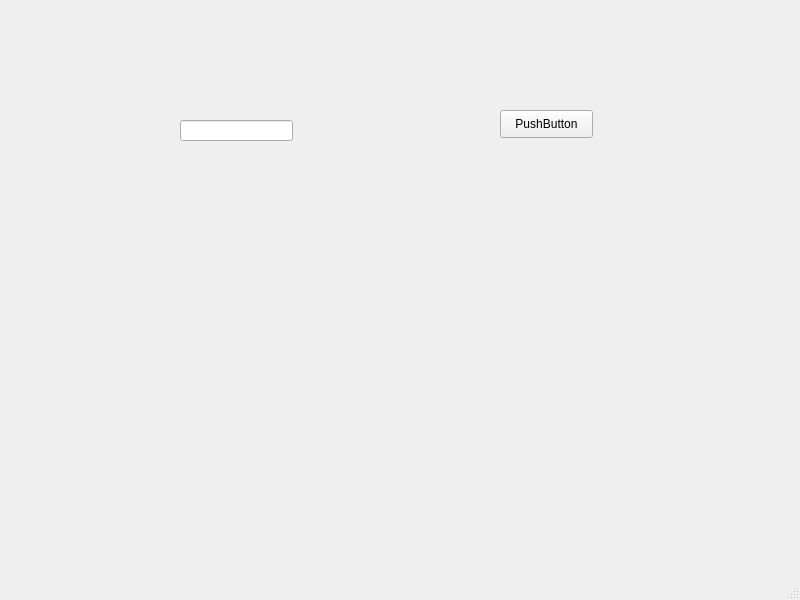
<?xml version="1.0" encoding="UTF-8"?>
<ui version="4.0">
 <class>ManagerWidget</class>
 <widget class="QMainWindow" name="ManagerWidget">
  <property name="geometry">
   <rect>
    <x>0</x>
    <y>0</y>
    <width>800</width>
    <height>600</height>
   </rect>
  </property>
  <property name="windowTitle">
   <string>MainWindow</string>
  </property>
  <widget class="QWidget" name="centralwidget">
   <widget class="QPushButton" name="pushButton">
    <property name="geometry">
     <rect>
      <x>500</x>
      <y>110</y>
      <width>93</width>
      <height>28</height>
     </rect>
    </property>
    <property name="text">
     <string>PushButton</string>
    </property>
   </widget>
   <widget class="QLineEdit" name="lineEdit">
    <property name="geometry">
     <rect>
      <x>180</x>
      <y>120</y>
      <width>113</width>
      <height>21</height>
     </rect>
    </property>
   </widget>
  </widget>
  <widget class="QMenuBar" name="menubar">
   <property name="geometry">
    <rect>
     <x>0</x>
     <y>0</y>
     <width>800</width>
     <height>26</height>
    </rect>
   </property>
  </widget>
  <widget class="QStatusBar" name="statusbar"/>
 </widget>
 <resources/>
 <connections/>
</ui>
